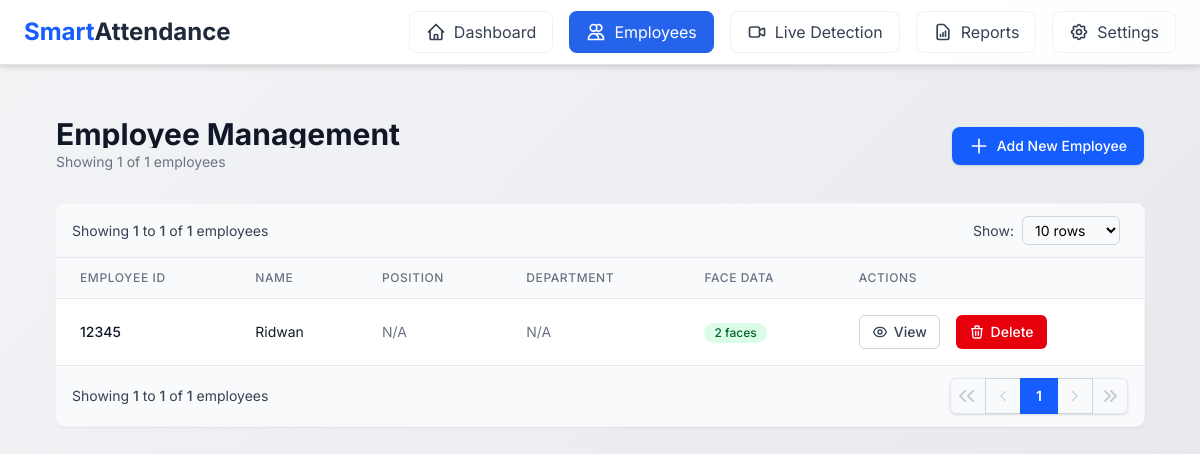
The page /employees on the database its author committed.
### models.py (models this page shows, shortened)
class Employee(db.Model):
    id = db.Column(db.Integer, primary_key=True)
    employee_id = db.Column(db.String(20), unique=True, nullable=False)
    name = db.Column(db.String(100), nullable=False)
    position = db.Column(db.String(100))
    department = db.Column(db.String(100))
    created_at = db.Column(db.DateTime, default=datetime.utcnow)
    face_data = db.relationship('FaceData', backref='employee', lazy=True)
    attendance = db.relationship('Attendance', backref='employee', lazy=True)

### routes.py (the view)
@app.route('/employees')
def employees():
    page = request.args.get('page', 1, type=int)
    per_page = request.args.get('per_page', 10, type=int)
    if per_page > 100:
        per_page = 100
    if per_page < 1:
        per_page = 1
    pagination = Employee.query.order_by(Employee.name).paginate(page=page, per_page=per_page, error_out=False)
    employees_list = pagination.items
    total_records = Employee.query.count()
    page_range = 5  # Show 5 pages before and after current page
    start_page = max(1, page - page_range)
    end_page = min(pagination.pages, page + page_range)
    return render_template('employees.html',
                          employees=employees_list,
                          pagination=pagination,
                          total_records=total_records,
                          page=page,
                          per_page=per_page,
                          start_page=start_page,
                          end_page=end_page)

### templates/employees.html (shortened to what this page needs)
{% extends "base.html" %}
{% block content %}
<div class="max-w-7xl mx-auto px-4 sm:px-6 lg:px-8 py-8">
    <div class="md:flex md:items-center md:justify-between mb-8">
        <div class="flex-1 min-w-0">
            <h2 class="text-2xl font-bold leading-7 text-gray-900 sm:text-3xl sm:truncate">Employee Management</h2>
            <p class="mt-1 text-sm text-gray-500">
                Showing {{ employees|length }} of {{ total_records }} employees
            </p>
        </div>
        <div class="mt-4 flex md:mt-0 md:ml-4">
            <button type="button"
                class="inline-flex items-center px-4 py-2 border border-transparent rounded-lg shadow-sm text-sm font-medium text-white bg-blue-600 hover:bg-blue-700 focus:outline-none focus:ring-2 focus:ring-offset-2 focus:ring-blue-500"
                onclick="showModal()">
                <svg class="h-5 w-5 mr-2" fill="none" viewBox="0 0 24 24" stroke="currentColor">
                    <path stroke-linecap="round" stroke-linejoin="round" stroke-width="2" d="M12 4v16m8-8H4" />
                </svg>
                Add New Employee
            </button>
        </div>
    </div>
    {% if employees %}
    <div class="bg-white shadow-sm ring-1 ring-gray-100 sm:rounded-lg overflow-hidden">
        <div class="flex items-center justify-between px-4 py-3 bg-gray-50 border-b border-gray-200">
            <div class="hidden sm:flex sm:flex-1 sm:items-center sm:justify-between">
                <div>
                    <p class="text-sm text-gray-700">
                        Showing
                        <span class="font-medium">{{ (pagination.page - 1) * pagination.per_page + 1 }}</span>
                        to
                        <span class="font-medium">{{ (pagination.page - 1) * pagination.per_page +
                            employees|length }}</span>
                        of
                        <span class="font-medium">{{ total_records }}</span>
                        employees
                    </p>
                </div>
                <div>
                    <form id="perPageForm" class="flex items-center space-x-2" method="GET">
                        <label for="per_page" class="text-sm text-gray-700">Show:</label>
                        <select id="per_page" name="per_page" class="rounded-md border border-gray-300 py-1 px-2 text-sm"
                            onchange="this.form.submit()">
                            {% for count in [10, 25, 50, 100] %}
                            <option value="{{ count }}" {% if per_page==count %}selected{% endif %}>
                                {{ count }} rows
                            </option>
                            {% endfor %}
                        </select>
                    </form>
                </div>
            </div>
        </div>
        <div class="overflow-x-auto">
            <table class="min-w-full divide-y divide-gray-200">
                <thead class="bg-gray-50">
                    <tr>
                        <th scope="col"
                            class="px-6 py-3 text-left text-xs font-medium text-gray-500 uppercase tracking-wider">
                            Employee ID
                        </th>
                        <th scope="col"
                            class="px-6 py-3 text-left text-xs font-medium text-gray-500 uppercase tracking-wider">
                            Name
                        </th>
                        <th scope="col"
                            class="px-6 py-3 text-left text-xs font-medium text-gray-500 uppercase tracking-wider">
                            Position
                        </th>
                        <th scope="col"
                            class="px-6 py-3 text-left text-xs font-medium text-gray-500 uppercase tracking-wider">
                            Department
                        </th>
                        <th scope="col"
                            class="px-6 py-3 text-left text-xs font-medium text-gray-500 uppercase tracking-wider">
                            Face Data
                        </th>
                        <th scope="col"
                            class="px-6 py-3 text-left text-xs font-medium text-gray-500 uppercase tracking-wider">
                            Actions
                        </th>
                    </tr>
                </thead>
                <tbody class="bg-white divide-y divide-gray-200">
                    {% for employee in employees %}
                    <tr class="hover:bg-gray-50 transition-colors">
                        <td class="px-6 py-4 whitespace-nowrap text-sm font-medium text-gray-900">
                            {{ employee.employee_id }}
                        </td>
                        <td class="px-6 py-4 whitespace-nowrap text-sm text-gray-900">
                            {{ employee.name }}
                        </td>
                        <td class="px-6 py-4 whitespace-nowrap text-sm text-gray-500">
                            {{ employee.position or 'Not specified' }}
                        </td>
                        <td class="px-6 py-4 whitespace-nowrap text-sm text-gray-500">
                            {{ employee.department or 'Not specified' }}
                        </td>
                        <td class="px-6 py-4 whitespace-nowrap text-sm text-gray-500">
                            <span
                                class="inline-flex items-center px-2.5 py-0.5 rounded-full text-xs font-medium {% if employee.face_data|length > 0 %}bg-green-100 text-green-800{% else %}bg-gray-100 text-gray-800{% endif %}">
                                {{ employee.face_data|length }} faces
                            </span>
                        </td>
                        <td class="px-6 py-4 whitespace-nowrap text-sm font-medium space-x-3">
                            <a href="{{ url_for('view_employee', employee_id=employee.id) }}"
                                class="inline-flex items-center px-3 py-1.5 border border-gray-300 rounded-md text-sm font-medium text-gray-700 bg-white hover:bg-gray-50 focus:outline-none focus:ring-2 focus:ring-offset-2 focus:ring-primary transition-colors">
                                View
                            </a>
                            <button onclick="deleteEmployee({{ employee.id }})"
                                class="inline-flex items-center px-3 py-1.5 border border-transparent rounded-md text-sm font-medium text-white bg-red-600 hover:bg-red-700 focus:outline-none focus:ring-2 focus:ring-offset-2 focus:ring-red-500 transition-colors">
                                <svg class="h-4 w-4 mr-1.5" fill="none" viewBox="0 0 24 24" stroke="currentColor">
                                    <path stroke-linecap="round" stroke-linejoin="round" stroke-width="2"
                                        d="M19 7l-.867 12.142A2 2 0 0116.138 21H7.862a2 2 0 01-1.995-1.858L5 7m5 4v6m4-6v6m1-10V4a1 1 0 00-1-1h-4a1 1 0 00-1 1v3M4 7h16" />
                                </svg>
                                Delete
                            </button>
                        </td>
                    </tr>
                    {% endfor %}
                </tbody>
            </table>
        </div>
        <div class="flex items-center justify-between px-4 py-3 bg-gray-50 border-t border-gray-200">
            <div class="hidden sm:flex sm:flex-1 sm:items-center sm:justify-between">
                <div>
                    <p class="text-sm text-gray-700">
                        Showing
                        <span class="font-medium">{{ (pagination.page - 1) * pagination.per_page + 1 }}</span>
                        to
                        <span class="font-medium">{{ (pagination.page - 1) * pagination.per_page +
                            employees|length }}</span>
                        of
                        <span class="font-medium">{{ total_records }}</span>
                        employees
                    </p>
                </div>
                <div>
                    <nav class="isolate inline-flex -space-x-px rounded-md shadow-sm" aria-label="Pagination">
                        <button onclick="changePage(1)"
                            class="relative inline-flex items-center rounded-l-md px-2 py-2 text-gray-400 ring-1 ring-inset ring-gray-300 hover:bg-gray-50 focus:z-20 focus:outline-offset-0 {{ 'opacity-50 cursor-not-allowed' if pagination.page == 1 }}"
                            {{ 'disabled' if pagination.page == 1 }}>
                        </button>
                        {% if pagination.has_prev %}
                        <button onclick="changePage({{ pagination.prev_num }})"
                            class="relative inline-flex items-center px-2 py-2 text-gray-400 ring-1 ring-inset ring-gray-300 hover:bg-gray-50 focus:z-20 focus:outline-offset-0">
                            <span class="sr-only">Previous</span>
                            <svg class="h-5 w-5" viewBox="0 0 20 20" fill="currentColor" aria-hidden="true">
                                <path fill-rule="evenodd"
                                    d="M12.79 5.23a.75.75 0 01-.02 1.06L8.832 10l3.938 3.71a.75.75 0 11-1.04 1.08l-4.5-4.25a.75.75 0 010-1.08l4.5-4.25a.75.75 0 011.06.02z"
                                    clip-rule="evenodd" />
                            </svg>
                        </button>
                        {% else %}
                        <button class="relative inline-flex items-center px-2 py-2 text-gray-300 ring-1 ring-inset ring-gray-300 cursor-not-allowed" disabled>
                            <svg class="h-5 w-5" viewBox="0 0 20 20" fill="currentColor" aria-hidden="true">
                                <path fill-rule="evenodd"
                                    d="M12.79 5.23a.75.75 0 01-.02 1.06L8.832 10l3.938 3.71a.75.75 0 11-1.04 1.08l-4.5-4.25a.75.75 0 010-1.08l4.5-4.25a.75.75 0 011.06.02z"
                                    clip-rule="evenodd" />
                            </svg>
                        </button>
                        {% endif %}
                        {% for page in range(start_page, end_page + 1) %}
                        <button onclick="changePage({{ page }})"
                            class="relative inline-flex items-center px-4 py-2 text-sm font-semibold {% if page == pagination.page %}z-10 bg-blue-600 text-white focus-visible:outline focus-visible:outline-2 focus-visible:outline-offset-2 focus-visible:outline-blue-600{% else %}text-gray-900 ring-1 ring-inset ring-gray-300 hover:bg-gray-50 focus:outline-offset-0{% endif %}">
                            {{ page }}
                        </button>
                        {% endfor %}
                        {% if pagination.has_next %}
                        <button onclick="changePage({{ pagination.next_num }})"
                            class="relative inline-flex items-center px-2 py-2 text-gray-400 ring-1 ring-inset ring-gray-300 hover:bg-gray-50 focus:z-20 focus:outline-offset-0">
                            <span class="sr-only">Next</span>
                            <svg class="h-5 w-5" viewBox="0 0 20 20" fill="currentColor" aria-hidden="true">
                                <path fill-rule="evenodd"
                                    d="M7.21 14.77a.75.75 0 01.02-1.06L11.168 10 7.23 6.29a.75.75 0 111.04-1.08l4.5 4.25a.75.75 0 010 1.08l-4.5 4.25a.75.75 0 01-1.06-.02z"
                                    clip-rule="evenodd" />
                            </svg>
                        </button>
                        {% else %}
                        <button class="relative inline-flex items-center px-2 py-2 text-gray-300 ring-1 ring-inset ring-gray-300 cursor-not-allowed" disabled>
                            <svg class="h-5 w-5" viewBox="0 0 20 20" fill="currentColor" aria-hidden="true">
                                <path fill-rule="evenodd"
                                    d="M7.21 14.77a.75.75 0 01.02-1.06L11.168 10 7.23 6.29a.75.75 0 111.04-1.08l4.5 4.25a.75.75 0 010 1.08l-4.5 4.25a.75.75 0 01-1.06-.02z"
                                    clip-rule="evenodd" />
                            </svg>
                        </button>
                        {% endif %}
                        <button onclick="changePage({{ pagination.pages }})"
                            class="relative inline-flex items-center rounded-r-md px-2 py-2 text-gray-400 ring-1 ring-inset ring-gray-300 hover:bg-gray-50 focus:z-20 focus:outline-offset-0 {{ 'opacity-50 cursor-not-allowed' if pagination.page == pagination.pages }}"
                            {{ 'disabled' if pagination.page == pagination.pages }}>
                        </button>
                    </nav>
                </div>
            </div>
        </div>
    </div>
    {% endif %}
</div>
{% endblock %}

### templates/base.html (style rules this page uses)
body { font-family: 'Inter', sans-serif; }
.page-gradient { background: linear-gradient(135deg, #f3f4f6 0%, #e5e7eb 100%); }

### rows shown on the page
Employee: employee_id "12345", name "Ridwan", position "N/A", department "N/A", face_data|length "2"

### other values the page prints
{{ employees|length }} "1"
{{ total_records }} "1"
{{ (pagination.page - 1) * pagination.per_page + 1 }} "1"
{{ page }} "1"
form field per_page "10 rows"
